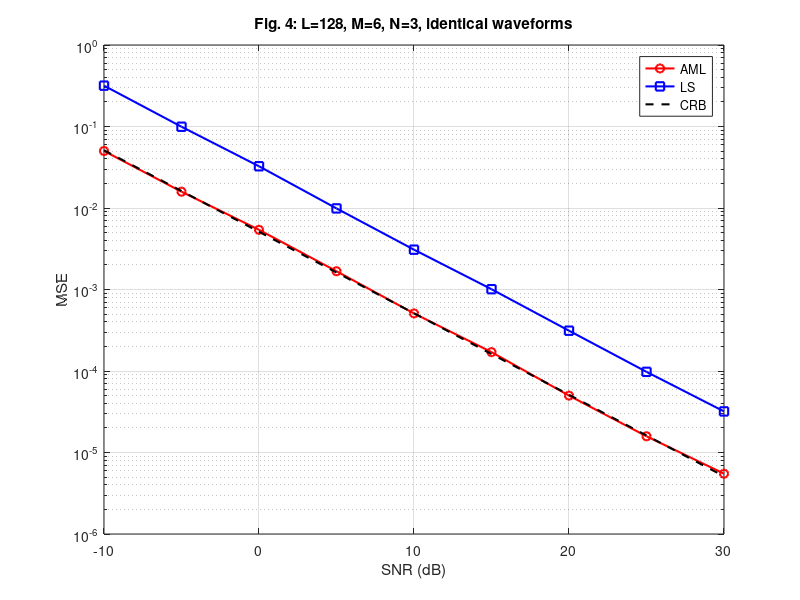

Write the MATLAB code that produced this figure.
% fig4.m: Fig. 4 in Xu, Stoica, Li 2006
% MSE vs SNR, L=128, identical waveforms

clc;
clear all;
close all;

M = 6; N = 3; L = 128;
angles = [-10, 5, 10] * pi/180;
A = exp(1j * (0:M-1)' * (2*pi*0.5*sin(angles)));
s = (randn(1, L) + 1j*randn(1, L))/sqrt(2);
S = repmat(s, N, 1);
beta_true = ones(N, 1);
B = diag(beta_true);

SNR_dB_vals = -10:5:30;
nMC = 500;
MSE_AML = zeros(size(SNR_dB_vals));
MSE_LS = zeros(size(SNR_dB_vals));
CRB_vals = zeros(size(SNR_dB_vals));

for sidx = 1:length(SNR_dB_vals)
    SNR = 10^(SNR_dB_vals(sidx)/10);
    for mc = 1:nMC
        Z = (randn(M, L) + 1j*randn(M, L))/sqrt(2);
        Q = 1/SNR * 0.9.^(abs((0:M-1)-(0:M-1)')) .* exp(1j*((0:M-1)-(0:M-1)')*pi/2);
        noise = sqrtm(Q) * Z;
        X = A * B * S + noise;
        
        Pi_S = S' * pinv(S*S') * S;
        T = X * (eye(L) - Pi_S) * X';
        if rcond(T) < 1e-12, T = T + 1e-6*eye(M); end
        Tinv = inv(T);
        beta_AML = inv((A'*Tinv*A) .* (S*S').') * diag(A'*Tinv*X*S');
        MSE_AML(sidx) = MSE_AML(sidx) + norm(beta_AML - beta_true)^2;
        
        beta_LS = inv((A'*A) .* (S*S').') * diag(A'*X*S');
        MSE_LS(sidx) = MSE_LS(sidx) + norm(beta_LS - beta_true)^2;
    end
    MSE_AML(sidx) = MSE_AML(sidx)/nMC;
    MSE_LS(sidx) = MSE_LS(sidx)/nMC;
    CRB_vals(sidx) = trace(inv((A'*inv(Q)*A) .* (S*S').'));
end

figure;
semilogy(SNR_dB_vals, MSE_AML, 'ro-', 'LineWidth', 1.5); hold on;
semilogy(SNR_dB_vals, MSE_LS, 'bs-', 'LineWidth', 1.5);
semilogy(SNR_dB_vals, CRB_vals, 'k--', 'LineWidth', 1.5);
xlabel('SNR (dB)'); ylabel('MSE');
legend('AML', 'LS', 'CRB', 'Location', 'best');
title('Fig. 4: L=128, M=6, N=3, identical waveforms');
grid on;
